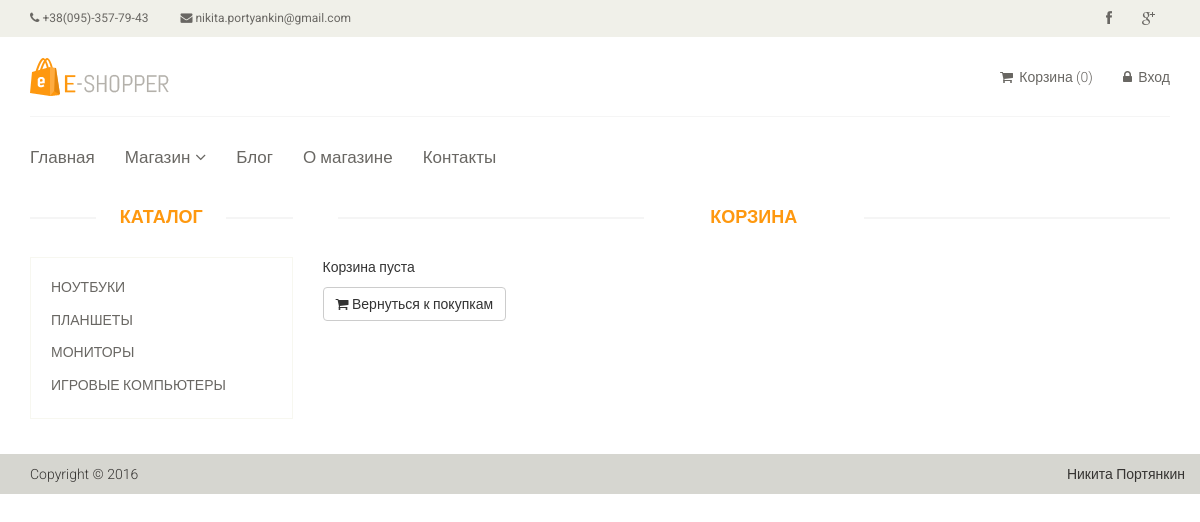
The page /cart on the database its author committed.
### tables this page shows
CREATE TABLE IF NOT EXISTS `dr_category` (
  `id` int(11) NOT NULL AUTO_INCREMENT,
  `name` varchar(255) NOT NULL,
  `sort_order` int(11) DEFAULT NULL,
  `status` int(11) NOT NULL DEFAULT '1',
  PRIMARY KEY (`id`)
);

### config/routes.php (called while the page is built)
<?php
return array(
    'product/([0-9]+)' => 'product/view/$1',
    'catalog' => 'catalog/index',
    'category/([0-9]+)/page-([0-9]+)' => 'catalog/category/$1/$2',
    'category/([0-9]+)' => 'catalog/category/$1',
    'cart/checkout' => 'cart/checkout',
    'cart/delete/([0-9]+)' => 'cart/delete/$1',
    'cart/add/([0-9]+)' => 'cart/add/$1',
    'cart/addAjax/([0-9]+)' => 'cart/addAjax/$1',
    'cart' => 'cart/index',
    'user/register' => 'user/register',
    'user/login' => 'user/login',
    'user/logout' => 'user/logout',
    'cabinet/edit' => 'cabinet/edit',
    'cabinet' => 'cabinet/index',
    'admin/product/create' => 'adminProduct/create',
    'admin/product/update/([0-9]+)' => 'adminProduct/update/$1',
    'admin/product/delete/([0-9]+)' => 'adminProduct/delete/$1',
    'admin/product' => 'adminProduct/index',
    'admin/category/create' => 'adminCategory/create',
    'admin/category/update/([0-9]+)' => 'adminCategory/update/$1',
    'admin/category/delete/([0-9]+)' => 'adminCategory/delete/$1',
    'admin/category' => 'adminCategory/index',
    'admin/order/view/([0-9]+)' => 'adminOrder/view/$1',
    'admin/order' => 'adminOrder/index',
    'admin' => 'admin/index',
    'contacts' => 'site/contact',
    '' => 'site/index',
);

### controllers/CartController.php (called while the page is built, shortened)
<?php
class CartController
{
    public function actionIndex()
    {
        $categories = Category::getCategoryList();
        $productsInCart = Cart::getProducts();
        require_once (ROOT . '/views/cart/index.php');
        return true;
    }
}

### index.php (called while the page is built, shortened)
<?php
require_once(ROOT.'/components/Autoload.php');
$router = new Router();
$router->run();

### models/Category.php (called while the page is built, shortened)
<?php
class Category
{
    public static function getCategoryList()
    {
        $db = Db::getConnection();
        $categoryList = [];
        $result = $db->query('SELECT id, name FROM dr_category '
                . 'ORDER BY sort_order ASC');
        $i = 0;
        while($row = $result->fetch()){
            $categoryList[$i]['id']   = $row['id'];
            $categoryList[$i]['name'] = $row['name'];
            $i++;
        }
        return $categoryList;
    }
}

### components/Autoload.php (called while the page is built, shortened)
<?php
function loadClass($class_name)
{
    $array_paths = array(
        '/models/',
        '/components/'
    );
    foreach ($array_paths as $path) {
        $path = ROOT . $path . $class_name . '.php';
    }
}

### components/Cart.php (called while the page is built, shortened)
<?php
class Cart
{
    public static function getProducts()
    {
        return false;
    }
}

### views/cart/index.php (the view)
<?php include ROOT . '/views/layouts/header.php'; ?>
<section>
    <div class="container">
        <div class="row">
            <div class="col-sm-3">
                <div class="left-sidebar">
                    <h2>Каталог</h2>
                    <div class="panel-group category-products">
                        <?php foreach($categories as $categoryItem): ?>
                            <div class="panel panel-default">
                                <div class="panel-heading">
                                    <h4 class="panel-title">
                                        <a href="/category/<?php echo $categoryItem['id']; ?>">
                                            <?php echo $categoryItem['name']; ?>
                                        </a>
                                    </h4>
                                </div>
                            </div>
                        <?php endforeach; ?>
                    </div>
                </div>
            </div>
            <div class="col-sm-9 padding-right">
                <div class="features_items">
                    <h2 class="title text-center">Корзина</h2>
                    <?php if($productsInCart): ?>
                        <p>Вы выбрали такие товары</p>
                        <table class="table-bordered table-striped table">
                            <tr>
                                <th>Код товара</th>
                                <th>Название</th>
                                <th>Стоимость, грн</th>
                                <th>Количество, шт</th>
                                <th>Удалить</th>
                            </tr>
                            <?php foreach ($products as $product):?>
                                <tr>
                                    <td><?php echo $product['code'];?></td>
                                    <td>
                                        <a href="/product/<?php echo $product['id'];?>">
                                            <?php echo $product['name'];?>
                                        </a>
                                    </td>
                                    <td><?php echo $product['price'];?></td>
                                    <td><?php echo $productsInCart[$product['id']];?></td>
                                    <td>
                                        <a href="/cart/delete/<?php echo $product['id'];?>">
                                            <i class="fa fa-times"></i>
                                        </a>
                                    </td>
                                </tr>
                            <?php endforeach;?>
                                <tr>
                                    <td colspan="4">Общая стоимость:</td>
                                    <td colspan=><?php echo $totalPrice . ' грн';?></td>
                                </tr>
                        </table>
                        <a class="btn btn-success checkout" href="/cart/checkout"><i class="fa fa-shopping-cart"></i> Оформить заказ</a>
                        <br><br><br>
                    <?php else:?>
                        <p>Корзина пуста</p>
                        <a class="btn btn-default checkout" href="/"><i class="fa fa-shopping-cart"></i> Вернуться к покупкам</a>
                    <?php endif;?>
                </div>
            </div>
        </div>
    </div>
</section>
<?php include ROOT . '/views/layouts/footer.php';?>

### components/Router.php (shortened to what this page needs)
<?php
class Router
{
    private $routes;
    public function __construct()
    {
        $routesPath = ROOT . '/config/routes.php';
        $this->routes = include($routesPath);
    }
    private function getURI()
    {
        if (!empty($_SERVER['REQUEST_URI'])) {
            return trim($_SERVER['REQUEST_URI'], '/');
        }
    }
    public function run()
    {
        $uri = $this->getURI();
        foreach ($this->routes as $uriPattern => $path) {
            if (preg_match("~$uriPattern~", $uri)) {
                $internalRoute = preg_replace("~$uriPattern~", $path, $uri);
                $segments = explode('/', $internalRoute);
                $controllerName = array_shift($segments) . 'Controller';
                $actionName = 'action' . ucfirst(array_shift($segments));
                $parameters = $segments;
                $controllerObject = new $controllerName;
                $result = call_user_func_array(array($controllerObject, $actionName), $parameters);
                if ($result != null) {
                    break;
                }
            }
        }
    }
}

### template/css/main.css (style rules this page uses)
body { font-family: 'Roboto', sans-serif; background: #fff; position: relative; font-weight: 400; }
a { -webkit-transition: 300ms; -moz-transition: 300ms; -o-transition: 300ms; transition: 300ms; }
h1, h2, h3, h4, h5, h6 { font-family: 'Roboto', sans-serif; }
.category-products { border: 1px solid #F7F7F0; margin-bottom: 35px; padding-bottom: 20px; padding-top: 15px; }
.left-sidebar h2, .brands_products h2 { color: #FE980F; font-family: 'Roboto', sans-serif; font-size: 18px; font-weight: 700; margin: 0 auto 30px; text-align: center; text-transform: uppercase; position: relative; z-index:3; }
.left-sidebar h2:after, h2.title:after { content: " "; position: absolute; border: 1px solid #f5f5f5; bottom:8px; left: 0; width: 100%; height: 0; z-index: -2; }
.left-sidebar h2:before { content: " "; position: absolute; background: #fff; bottom: -6px; width: 130px; height: 30px; z-index: -1; left: 50%; margin-left: -65px; }
h2.title:before { content: " "; position: absolute; background: #fff; bottom: -6px; width: 220px; height: 30px; z-index: -1; left: 50%; margin-left: -110px; }
.category-products .panel { background-color: #FFFFFF; border: 0px; border-radius: 0px; box-shadow:none; margin-bottom: 0px; }
.category-products .panel-default .panel-heading { background-color: #FFFFFF; border: 0 none; color: #FFFFFF; padding: 5px 20px; }
.category-products .panel-default .panel-heading .panel-title a { color: #696763; font-family: 'Roboto', sans-serif; font-size: 14px; text-decoration: none; text-transform: uppercase; }
.padding-right { padding-right: 0; }
.features_items { overflow:hidden; }
h2.title { color: #FE980F; font-family: 'Roboto', sans-serif; font-size: 18px; font-weight: 700; margin: 0 15px; text-transform: uppercase; margin-bottom: 30px; position: relative; }

### rows shown on the page
dr_category: name "НОУТБУКИ"
dr_category: name "ПЛАНШЕТЫ"
dr_category: name "МОНИТОРЫ"
dr_category: name "ИГРОВЫЕ КОМПЬЮТЕРЫ"
